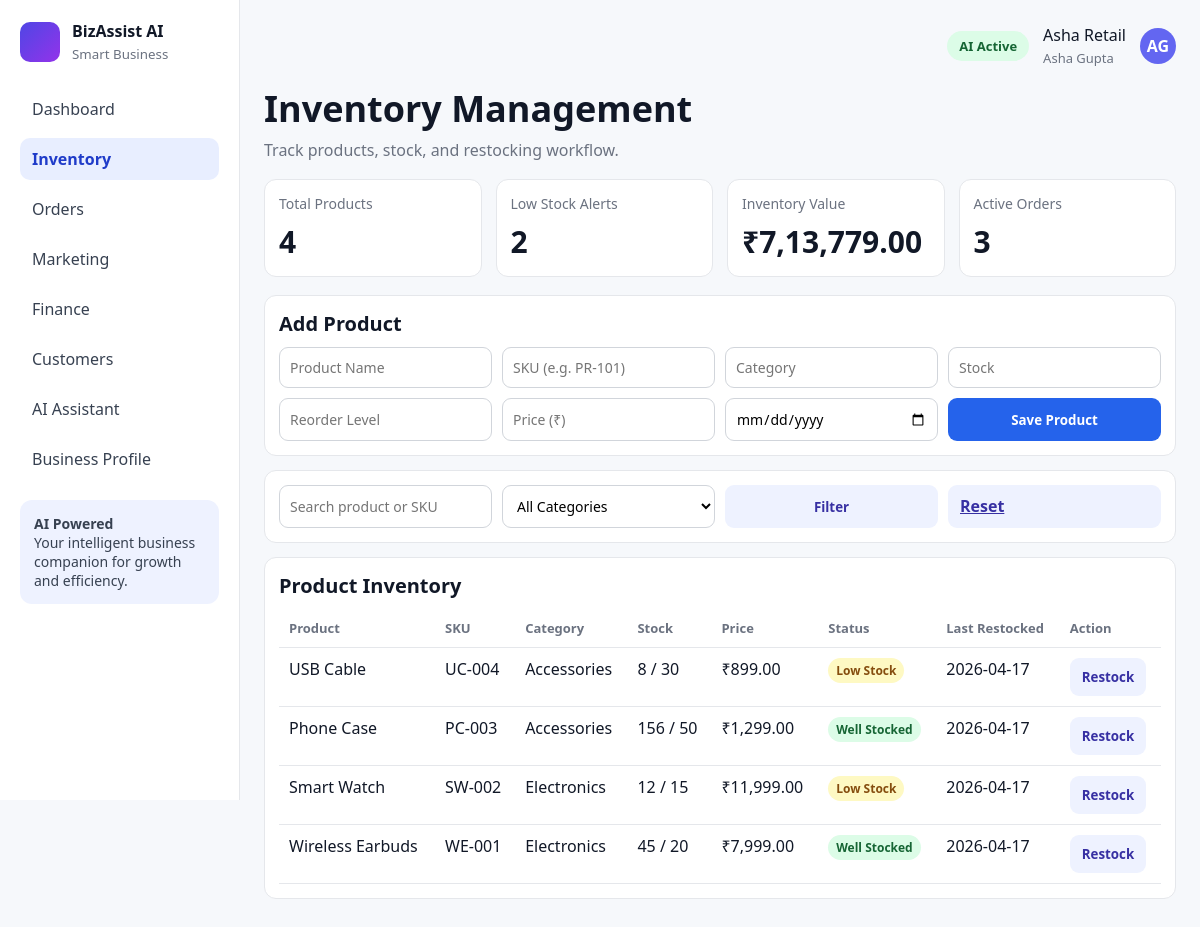
The page /inventory on the database as committed earlier.
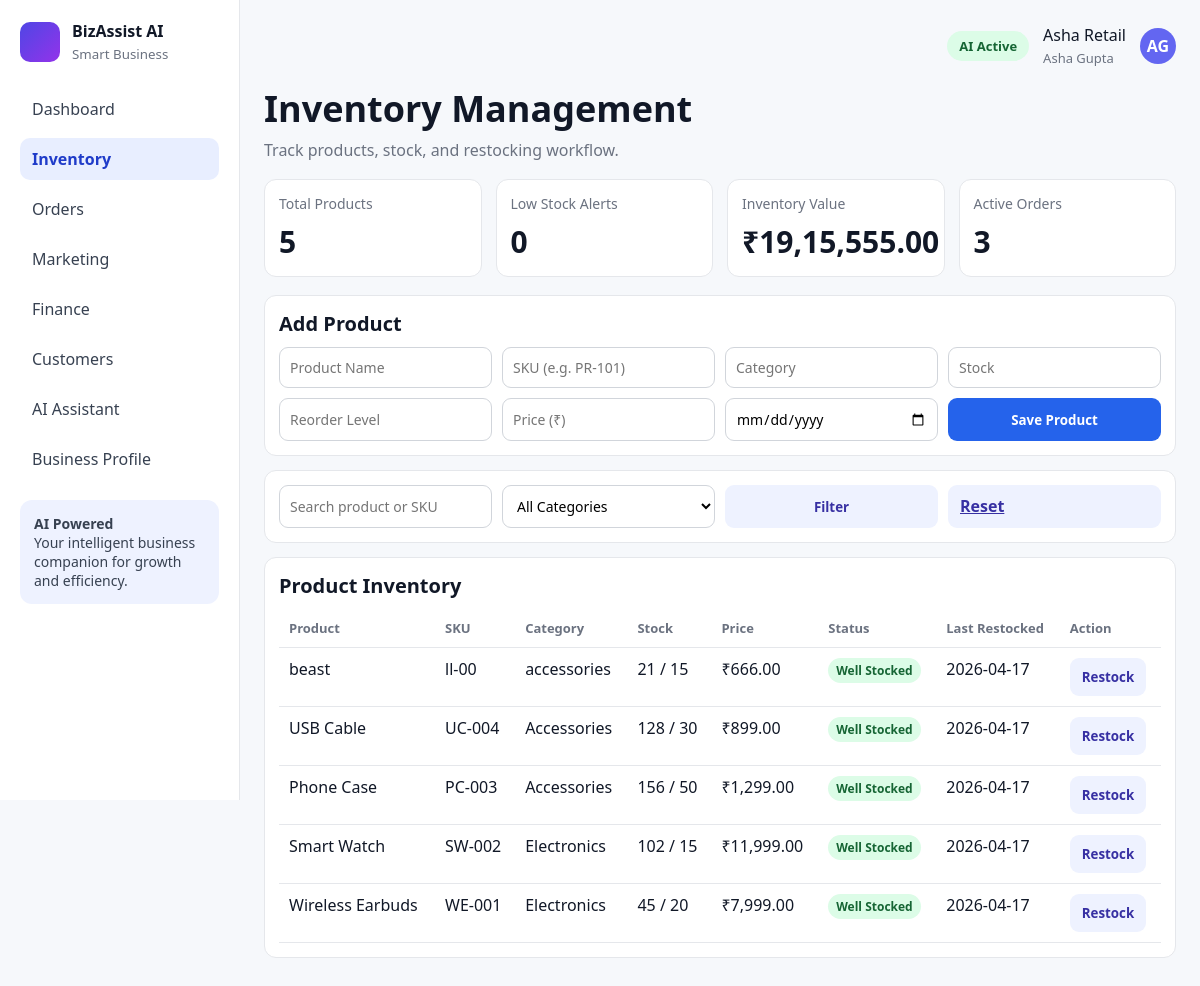
The same page on the database as committed later.
### tables this page shows
CREATE TABLE business_profile (
            id INTEGER PRIMARY KEY CHECK (id = 1),
            owner_name TEXT NOT NULL,
            business_name TEXT NOT NULL,
            email TEXT NOT NULL,
            phone TEXT NOT NULL,
            business_type TEXT NOT NULL,
            monthly_revenue REAL NOT NULL DEFAULT 0,
            monthly_expenses REAL NOT NULL DEFAULT 0,
            marketing_spend REAL NOT NULL DEFAULT 0,
            growth_target REAL NOT NULL DEFAULT 0
        );

CREATE TABLE inventory_products (
            id INTEGER PRIMARY KEY AUTOINCREMENT,
            name TEXT NOT NULL,
            sku TEXT NOT NULL,
            category TEXT NOT NULL,
            stock INTEGER NOT NULL DEFAULT 0,
            reorder_level INTEGER NOT NULL DEFAULT 0,
            price REAL NOT NULL DEFAULT 0,
            last_restocked TEXT NOT NULL
        );

### app.py (the view, shortened to what this page needs)
@app.route("/inventory", methods=["GET", "POST"])
def inventory():
    if not business_profile_required():
        return redirect(url_for("login"))
    conn = get_db_connection()
    q = request.args.get("q", "").strip()
    category = request.args.get("category", "").strip()
    query = "SELECT * FROM inventory_products WHERE 1=1"
    params = []
    if q:
        query += " AND (name LIKE ? OR sku LIKE ?)"
        params.extend([f"%{q}%", f"%{q}%"])
    if category:
        query += " AND category = ?"
        params.append(category)
    query += " ORDER BY id DESC"
    rows = conn.execute(query, params).fetchall()
    categories = conn.execute(
        "SELECT DISTINCT category FROM inventory_products ORDER BY category"
    ).fetchall()
    metrics = query_metrics(conn)
    conn.close()
    return render_template(
        "inventory.html",
        active_page="inventory",
        products=rows,
        categories=[row["category"] for row in categories],
        selected_category=category,
        q=q,
        metrics=metrics,
    )

### app.py (called while the page is built)
def get_db_connection():
    conn = sqlite3.connect("database.db")
    conn.row_factory = sqlite3.Row
    return conn

def format_inr(value):
    try:
        amount = float(value or 0)
    except (TypeError, ValueError):
        amount = 0
    sign = "-" if amount < 0 else ""
    amount = abs(amount)
    integer = int(amount)
    decimal = f"{amount:.2f}".split(".")[1]
    s = str(integer)
    if len(s) > 3:
        head = s[:-3]
        tail = s[-3:]
        chunks = []
        while len(head) > 2:
            chunks.insert(0, head[-2:])
            head = head[:-2]
        if head:
            chunks.insert(0, head)
        s = ",".join(chunks + [tail])
    return f"{sign}₹{s}.{decimal}"

def get_business_profile(conn):
    return conn.execute("SELECT * FROM business_profile WHERE id = 1").fetchone()

def business_profile_required():
    conn = get_db_connection()
    profile = get_business_profile(conn)
    conn.close()
    return profile is not None

@app.context_processor
def inject_business_profile():
    conn = get_db_connection()
    profile = get_business_profile(conn)
    conn.close()
    if profile:
        owner_name = profile["owner_name"]
        business_name = profile["business_name"]
        avatar = "".join([part[0].upper() for part in owner_name.split()[:2]]) or "DB"
    else:
        owner_name = "Owner Account"
        business_name = "Demo Business"
        avatar = "DB"
    return {
        "owner_name": owner_name,
        "business_name": business_name,
        "avatar_text": avatar,
    }

### templates/inventory.html (shortened to what this page needs)
{% extends "base.html" %}
{% block content %}
<h1 class="page-title">Inventory Management</h1>
<p class="page-subtitle">Track products, stock, and restocking workflow.</p>
<div class="cards">
    <div class="card"><h3>Total Products</h3><div class="metric">{{ products|length }}</div></div>
    <div class="card"><h3>Low Stock Alerts</h3><div class="metric">{{ metrics.low_stock }}</div></div>
    <div class="card"><h3>Inventory Value</h3><div class="metric">{{ metrics.inventory_value|inr }}</div></div>
    <div class="card"><h3>Active Orders</h3><div class="metric">{{ metrics.active_orders }}</div></div>
</div>
<div class="panel">
    <h3 class="section-title">Add Product</h3>
    <form method="post" class="form-grid">
        <input class="input" name="name" placeholder="Product Name" required>
        <input class="input" name="sku" placeholder="SKU (e.g. PR-101)" required>
        <input class="input" name="category" placeholder="Category" required>
        <input class="input" type="number" name="stock" placeholder="Stock" required>
        <input class="input" type="number" name="reorder_level" placeholder="Reorder Level" required>
        <input class="input" type="number" step="0.01" name="price" placeholder="Price (₹)" required>
        <input class="input" type="date" name="last_restocked">
        <button class="btn btn-primary" type="submit">Save Product</button>
    </form>
</div>
<div class="panel">
    <form method="get" class="form-grid">
        <input class="input" name="q" value="{{ q }}" placeholder="Search product or SKU">
        <select name="category">
            <option value="">All Categories</option>
        </select>
        <button class="btn btn-secondary" type="submit">Filter</button>
        <a class="btn btn-secondary" href="/inventory">Reset</a>
    </form>
</div>
<div class="panel">
    <h3 class="section-title">Product Inventory</h3>
    <table>
        <thead>
            <tr>
                <th>Product</th><th>SKU</th><th>Category</th><th>Stock</th><th>Price</th><th>Status</th><th>Last Restocked</th><th>Action</th>
            </tr>
        </thead>
        <tbody>
            {% for product in products %}
            {% set low = product["stock"] <= product["reorder_level"] %}
            <tr>
                <td>{{ product["name"] }}</td>
                <td>{{ product["sku"] }}</td>
                <td>{{ product["category"] }}</td>
                <td>{{ product["stock"] }} / {{ product["reorder_level"] }}</td>
                <td>{{ product["price"]|inr }}</td>
                <td>
                    <span class="status {{ 'status-yellow' if low else 'status-green' }}">{{ "Low Stock" if low else "Well Stocked" }}</span>
                </td>
                <td>{{ product["last_restocked"] }}</td>
                <td>
                    <form method="post" action="/inventory/restock/{{ product['id'] }}">
                        <button type="submit" class="btn btn-secondary">Restock</button>
                    </form>
                </td>
            </tr>
            {% endfor %}
        </tbody>
    </table>
</div>
{% endblock %}

### templates/base.html (shortened to what this page needs)
<!DOCTYPE html>
<html lang="en">
<head>
</head>
<body>
<div class="app">
    <aside class="sidebar">
        <div class="logo">
            <div class="logo-icon"></div>
            <div>
                <div><b>BizAssist AI</b></div>
                <small>Smart Business</small>
            </div>
        </div>
        <nav class="nav">
            <a href="/dashboard" class="{{ 'active' if active_page == 'dashboard' else '' }}">Dashboard</a>
            <a href="/inventory" class="{{ 'active' if active_page == 'inventory' else '' }}">Inventory</a>
            <a href="/orders" class="{{ 'active' if active_page == 'orders' else '' }}">Orders</a>
            <a href="/marketing" class="{{ 'active' if active_page == 'marketing' else '' }}">Marketing</a>
            <a href="/finance" class="{{ 'active' if active_page == 'finance' else '' }}">Finance</a>
            <a href="/customers" class="{{ 'active' if active_page == 'customers' else '' }}">Customers</a>
            <a href="/assistant" class="{{ 'active' if active_page == 'assistant' else '' }}">AI Assistant</a>
            <a href="/login">Business Profile</a>
        </nav>
        <div class="promo">
            <b>AI Powered</b>
            <p>Your intelligent business companion for growth and efficiency.</p>
        </div>
    </aside>
    <main class="content">
        <div class="topbar">
            <span class="pill">AI Active</span>
            <div>{{ business_name }}<br><span class="muted">{{ owner_name }}</span></div>
            <div class="avatar">{{ avatar_text }}</div>
        </div>
        {% block content %}{% endblock %}
    </main>
</div>
</body>
</html>

### templates/base.html (style rules this page uses)
* { box-sizing: border-box; margin: 0; padding: 0; font-family: "Segoe UI", sans-serif; }
body { background: #f6f8fb; color: #111827; }
.app { display: flex; min-height: 100vh; }
.sidebar { width: 240px; background: #fff; border-right: 1px solid #e5e7eb; padding: 20px; position: sticky; top: 0; height: 100vh; }
.logo { display: flex; gap: 12px; align-items: center; margin-bottom: 24px; }
.logo-icon { width: 40px; height: 40px; border-radius: 10px; background: linear-gradient(135deg, #4f46e5, #9333ea); }
.logo small { color: #6b7280; }
.nav a { display: block; text-decoration: none; color: #374151; padding: 10px 12px; border-radius: 10px; margin-bottom: 8px; }
.nav a.active { background: #e8eeff; color: #1f3bc9; font-weight: 600; }
.promo { margin-top: 20px; background: #eef2ff; border-radius: 12px; padding: 14px; color: #374151; font-size: 14px; }
.content { flex: 1; padding: 24px; }
.topbar { display: flex; justify-content: flex-end; align-items: center; gap: 14px; margin-bottom: 16px; }
.pill { background: #dcfce7; color: #166534; border-radius: 999px; padding: 6px 12px; font-size: 13px; font-weight: 600; }
.avatar { width: 36px; height: 36px; border-radius: 50%; background: #6366f1; color: #fff; display: grid; place-items: center; font-weight: 700; }
.page-title { margin-bottom: 6px; font-size: 36px; }
.page-subtitle { color: #6b7280; margin-bottom: 18px; }
.cards { display: grid; grid-template-columns: repeat(4, minmax(140px, 1fr)); gap: 14px; margin-bottom: 18px; }
.card { background: #fff; border: 1px solid #e5e7eb; border-radius: 12px; padding: 14px; }
.card h3 { font-size: 14px; color: #6b7280; margin-bottom: 8px; font-weight: 500; }
.metric { font-size: 30px; font-weight: 700; }
.muted { color: #6b7280; font-size: 13px; }
.section-title { margin-bottom: 10px; font-size: 20px; }
table { width: 100%; border-collapse: collapse; }
th, td { text-align: left; padding: 10px; border-bottom: 1px solid #e5e7eb; vertical-align: top; }
th { color: #6b7280; font-size: 13px; font-weight: 600; }
.status { padding: 4px 8px; border-radius: 999px; font-size: 12px; font-weight: 600; display: inline-block; }
.status-green { background: #dcfce7; color: #166534; }
.panel { background: #fff; border: 1px solid #e5e7eb; border-radius: 12px; padding: 14px; margin-bottom: 14px; }
.form-grid { display: grid; grid-template-columns: repeat(4, minmax(120px, 1fr)); gap: 10px; }
.input, select, textarea { width: 100%; border: 1px solid #d1d5db; border-radius: 9px; padding: 10px; font-size: 14px; background: #fff; }
.btn { border: none; border-radius: 9px; padding: 10px 12px; cursor: pointer; font-weight: 600; }
.btn-primary { background: #2563eb; color: #fff; }
.btn-secondary { background: #eef2ff; color: #3730a3; }

Rows that differ between the two databases and show on the page:
added inventory_products: name "beast", sku "ll-00", category "accessories", stock "21", reorder_level "15", price|inr "₹666.00", value "Well Stocked", last_restocked "2026-04-17"
changed inventory_products "USB Cable": stock "8" → "128"; value "Low Stock" → "Well Stocked"
changed inventory_products "Smart Watch": stock "12" → "102"; value "Low Stock" → "Well Stocked"
Other text that changed with them:
{{ products|length }}: "4" → "5"
{{ metrics.low_stock }}: "2" → "0"
{{ metrics.inventory_value|inr }}: "₹7,13,779.00" → "₹19,15,555.00"
